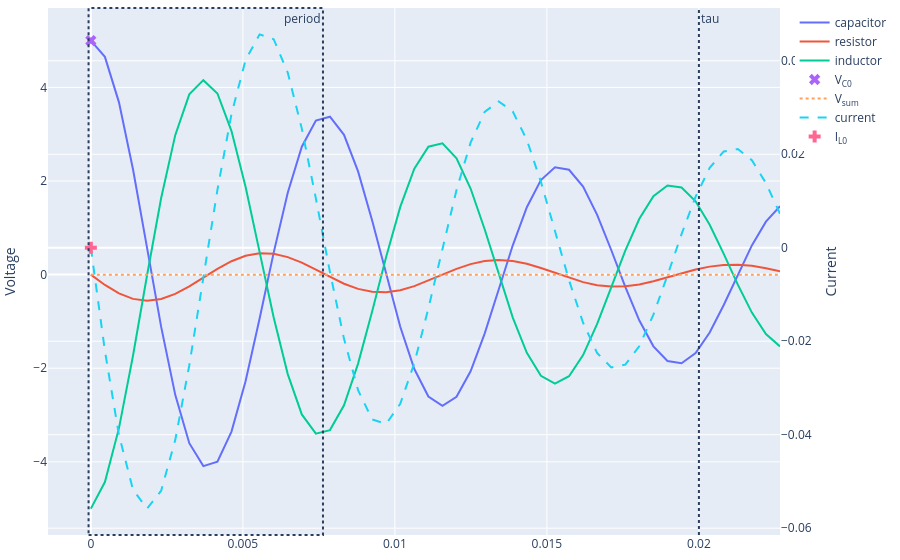

Notebook code cell kept with this figure:
### Markdown cell above
### Voltage / current diagram

### Code cell
# Voltage diagrams
import plotly.graph_objects as go

# Default plotly figure parameters
DEF_FIGURE={'layout': {'margin': {'b': 8, 'l': 8, 'r': 8, 't': 8}}}

def calc_poly(coefs: list[complex], t: float) -> complex:
    """Polynomial for the Euler's formula exponent"""
    return sum(c * t ** i for i, c in enumerate(coefs))

def calc_euler_deriv(euler_omega: complex, euler_phi: complex, t: float, lvl: int=0) -> complex:
    """Euler formula from complex frequency and phase"""
    return euler_omega ** lvl * cmath.exp(calc_poly([euler_phi, euler_omega], t))

# Use the first omega/phase solution only
omega, phase = omegas[0], phases[0]

# Select time range: 'pi' tau-s or 1-3 oscillation periods
per = cmath.pi / abs(omega.real) if omega.real else 0
if omega.imag:
    per = max(per, 2*cmath.pi / abs(omega.imag))
    per = min(per, 6*cmath.pi / abs(omega.imag))
t_range = [1 * per * t / 50 for t in range(50)]

# Obtain first 3 derivatives
deriv_vals = []
for lvl in range(3):
    deriv_vals.append([calc_euler_deriv(omega, phase, t, lvl) for t in t_range])

# Figure with canvas
fig = go.Figure(**DEF_FIGURE)
def fig_canvas(omega, phase, base_t=None):
    """Figure canvas with tau and oscillation period"""
    if base_t is not None:
        phase = adjust_phase(omega, phase, base_t)
        fig.add_vline(base_t, line_dash='dot', annotation_text='base')
    else:
        base_t = 0
    if omega.real:
        fig.add_vline(1 / abs(omega.real) + base_t, line_dash='dot', annotation_text='tau')
    if omega.imag:
        per = 1 / abs(omega.imag)
        fig.add_vrect(phase.imag * per, (phase.imag + 2*cmath.pi) * per, line_dash='dot', annotation_text='period')
fig_canvas(omega, phase)

# Voltages
voltages = {
    'capacitor': [v.real / capacitance for v in deriv_vals[0]],
    'resistor': [v.real * resistance for v in deriv_vals[1]],
    'inductor': [v.real * inductance for v in deriv_vals[2]],
}
for n, vals in voltages.items():
    fig.add_scatter(x=t_range, y=vals, name=n)
fig.add_scatter(x=t_range[:1], y=[capacitor_voltage0], name='V<sub>C0</sub>',
        mode='markers', marker_size=10, marker_symbol='x')
# Sum of voltages, must be zero according to Kirchhoff's law
v_sum = [sum(vals) for vals in zip(*voltages.values())]
fig.add_scatter(x=t_range, y=v_sum, name='V<sub>sum</sub>', line_dash='dot')
# Current
current = [v.real for v in deriv_vals[1]]
fig.add_scatter(x=t_range, y=current, name='current', yaxis='y2', line_dash='dash')
fig.add_scatter(x=t_range[:1], y=[inductor_current0], name='I<sub>L0</sub>', yaxis='y2',
        mode='markers', marker_size=10, marker_symbol='cross')

fig.update_layout(
        yaxis=dict(title='Voltage',
        ),
        yaxis2=dict(title='Current', overlaying='y', side='right'),
    )
fig.show()

### Figure 1 — Plotly figure (JSON) as saved in the notebook; plotly's stock layout.template omitted (floating-point values rounded to 4 significant figures)
{"data": [{"name": "capacitor", "type": "scatter", "x": [0.0, 0.0004626, 0.0009252, 0.001388, 0.00185, 0.002313, 0.002776, 0.003238, 0.003701, 0.004163, 0.004626, 0.005088, 0.005551, 0.006014, 0.006476, 0.006939, 0.007401, 0.007864, 0.008327, 0.008789, 0.009252, 0.009714, 0.01018, 0.01064, 0.0111, 0.01156, 0.01203, 0.01249, 0.01295, 0.01341, 0.01388, 0.01434, 0.0148, 0.01527, 0.01573, 0.01619, 0.01665, 0.01712, 0.01758, 0.01804, 0.0185, 0.01897, 0.01943, 0.01989, 0.02035, 0.02082, 0.02128, 0.02174, 0.0222, 0.02267], "y": [5.0, 4.653, 3.681, 2.245, 0.5653, -1.116, -2.568, -3.601, -4.091, -3.995, -3.353, -2.278, -0.9381, 0.4705, 1.751, 2.732, 3.292, 3.374, 2.987, 2.206, 1.157, -0.004797, -1.113, -2.018, -2.604, -2.804, -2.61, -2.064, -1.259, -0.3171, 0.6262, 1.441, 2.02, 2.294, 2.241, 1.881, 1.278, 0.5262, -0.2639, -0.9819, -1.532, -1.847, -1.892, -1.675, -1.237, -0.6487, 0.00269, 0.6243, 1.132, 1.46]}, {"name": "resistor", "type": "scatter", "x": [0.0, 0.0004626, 0.0009252, 0.001388, 0.00185, 0.002313, 0.002776, 0.003238, 0.003701, 0.004163, 0.004626, 0.005088, 0.005551, 0.006014, 0.006476, 0.006939, 0.007401, 0.007864, 0.008327, 0.008789, 0.009252, 0.009714, 0.01018, 0.01064, 0.0111, 0.01156, 0.01203, 0.01249, 0.01295, 0.01341, 0.01388, 0.01434, 0.0148, 0.01527, 0.01573, 0.01619, 0.01665, 0.01712, 0.01758, 0.01804, 0.0185, 0.01897, 0.01943, 0.01989, 0.02035, 0.02082, 0.02128, 0.02174, 0.0222, 0.02267], "y": [0.0, -0.2207, -0.401, -0.5179, -0.5582, -0.5198, -0.4115, -0.2514, -0.06391, 0.1239, 0.2862, 0.4017, 0.4566, 0.4462, 0.3747, 0.2549, 0.1054, -0.0519, -0.1949, -0.3046, -0.3674, -0.3767, -0.3337, -0.2467, -0.1296, -3.99e-16, 0.1238, 0.2249, 0.2905, 0.3131, 0.2915, 0.2308, 0.141, 0.03584, -0.0695, -0.1605, -0.2253, -0.2561, -0.2502, -0.2102, -0.143, -0.05911, 0.02911, 0.1093, 0.1709, 0.2061, 0.2113, 0.1872, 0.1384, 0.07272]}, {"name": "inductor", "type": "scatter", "x": [0.0, 0.0004626, 0.0009252, 0.001388, 0.00185, 0.002313, 0.002776, 0.003238, 0.003701, 0.004163, 0.004626, 0.005088, 0.005551, 0.006014, 0.006476, 0.006939, 0.007401, 0.007864, 0.008327, 0.008789, 0.009252, 0.009714, 0.01018, 0.01064, 0.0111, 0.01156, 0.01203, 0.01249, 0.01295, 0.01341, 0.01388, 0.01434, 0.0148, 0.01527, 0.01573, 0.01619, 0.01665, 0.01712, 0.01758, 0.01804, 0.0185, 0.01897, 0.01943, 0.01989, 0.02035, 0.02082, 0.02128, 0.02174, 0.0222, 0.02267], "y": [-5.0, -4.432, -3.28, -1.727, -0.007107, 1.636, 2.98, 3.852, 4.155, 3.871, 3.067, 1.876, 0.4815, -0.9167, -2.125, -2.987, -3.398, -3.322, -2.792, -1.901, -0.7892, 0.3815, 1.447, 2.265, 2.733, 2.804, 2.486, 1.839, 0.9688, 0.003986, -0.9177, -1.671, -2.161, -2.33, -2.171, -1.72, -1.052, -0.2701, 0.5142, 1.192, 1.675, 1.906, 1.863, 1.566, 1.066, 0.4426, -0.214, -0.8115, -1.27, -1.533]}, {"marker": {"size": 10, "symbol": "x"}, "mode": "markers", "name": "V<sub>C0</sub>", "type": "scatter", "x": [0.0], "y": [5]}, {"line": {"dash": "dot"}, "name": "V<sub>sum</sub>", "type": "scatter", "x": [0.0, 0.0004626, 0.0009252, 0.001388, 0.00185, 0.002313, 0.002776, 0.003238, 0.003701, 0.004163, 0.004626, 0.005088, 0.005551, 0.006014, 0.006476, 0.006939, 0.007401, 0.007864, 0.008327, 0.008789, 0.009252, 0.009714, 0.01018, 0.01064, 0.0111, 0.01156, 0.01203, 0.01249, 0.01295, 0.01341, 0.01388, 0.01434, 0.0148, 0.01527, 0.01573, 0.01619, 0.01665, 0.01712, 0.01758, 0.01804, 0.0185, 0.01897, 0.01943, 0.01989, 0.02035, 0.02082, 0.02128, 0.02174, 0.0222, 0.02267], "y": [-1.776e-15, -1.776e-15, -1.776e-15, -1.11e-15, -2.004e-16, 4.441e-16, 8.882e-16, 1.332e-15, 2.665e-15, 1.776e-15, 1.332e-15, 8.882e-16, 2.776e-16, -1.11e-16, -4.441e-16, -1.332e-15, -8.882e-16, -1.776e-15, -1.332e-15, -8.882e-16, -4.441e-16, 0.0, 6.661e-16, 8.882e-16, 8.882e-16, 8.882e-16, 1.332e-15, 6.661e-16, 4.441e-16, 1.665e-16, -3.331e-16, -6.661e-16, -8.882e-16, -8.882e-16, -4.441e-16, -6.661e-16, -4.441e-16, -3.331e-16, 1.11e-16, 2.22e-16, 4.441e-16, 4.441e-16, 6.661e-16, 6.661e-16, 6.661e-16, 2.22e-16, 0.0, -2.22e-16, -4.441e-16, -6.661e-16]}, {"line": {"dash": "dash"}, "name": "current", "type": "scatter", "x": [0.0, 0.0004626, 0.0009252, 0.001388, 0.00185, 0.002313, 0.002776, 0.003238, 0.003701, 0.004163, 0.004626, 0.005088, 0.005551, 0.006014, 0.006476, 0.006939, 0.007401, 0.007864, 0.008327, 0.008789, 0.009252, 0.009714, 0.01018, 0.01064, 0.0111, 0.01156, 0.01203, 0.01249, 0.01295, 0.01341, 0.01388, 0.01434, 0.0148, 0.01527, 0.01573, 0.01619, 0.01665, 0.01712, 0.01758, 0.01804, 0.0185, 0.01897, 0.01943, 0.01989, 0.02035, 0.02082, 0.02128, 0.02174, 0.0222, 0.02267], "y": [0.0, -0.02207, -0.0401, -0.05179, -0.05582, -0.05198, -0.04115, -0.02514, -0.006391, 0.01239, 0.02862, 0.04017, 0.04566, 0.04462, 0.03747, 0.02549, 0.01054, -0.00519, -0.01949, -0.03046, -0.03674, -0.03767, -0.03337, -0.02467, -0.01296, -3.99e-17, 0.01238, 0.02249, 0.02905, 0.03131, 0.02915, 0.02308, 0.0141, 0.003584, -0.00695, -0.01605, -0.02253, -0.02561, -0.02502, -0.02102, -0.0143, -0.005911, 0.002911, 0.01093, 0.01709, 0.02061, 0.02113, 0.01872, 0.01384, 0.007272], "yaxis": "y2"}, {"marker": {"size": 10, "symbol": "cross"}, "mode": "markers", "name": "I<sub>L0</sub>", "type": "scatter", "x": [0.0], "y": [0], "yaxis": "y2"}], "layout": {"annotations": [{"showarrow": false, "text": "tau", "x": 0.02, "xanchor": "left", "xref": "x", "y": 1, "yanchor": "top", "yref": "y domain"}, {"showarrow": false, "text": "period", "x": 0.007635, "xanchor": "right", "xref": "x", "y": 1, "yanchor": "top", "yref": "y domain"}], "margin": {"b": 8, "l": 8, "r": 8, "t": 8}, "shapes": [{"line": {"dash": "dot"}, "type": "line", "x0": 0.02, "x1": 0.02, "xref": "x", "y0": 0, "y1": 1, "yref": "y domain"}, {"line": {"dash": "dot"}, "type": "rect", "x0": -7.519e-05, "x1": 0.007635, "xref": "x", "y0": 0, "y1": 1, "yref": "y domain"}], "yaxis": {"title": {"text": "Voltage"}}, "yaxis2": {"overlaying": "y", "side": "right", "title": {"text": "Current"}}}}
